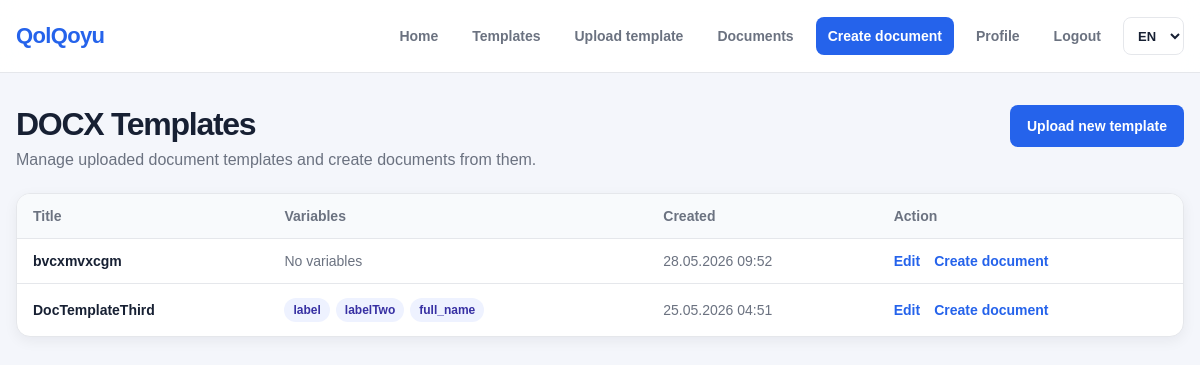
The app's page /documents/templates/ (signed in), older data.
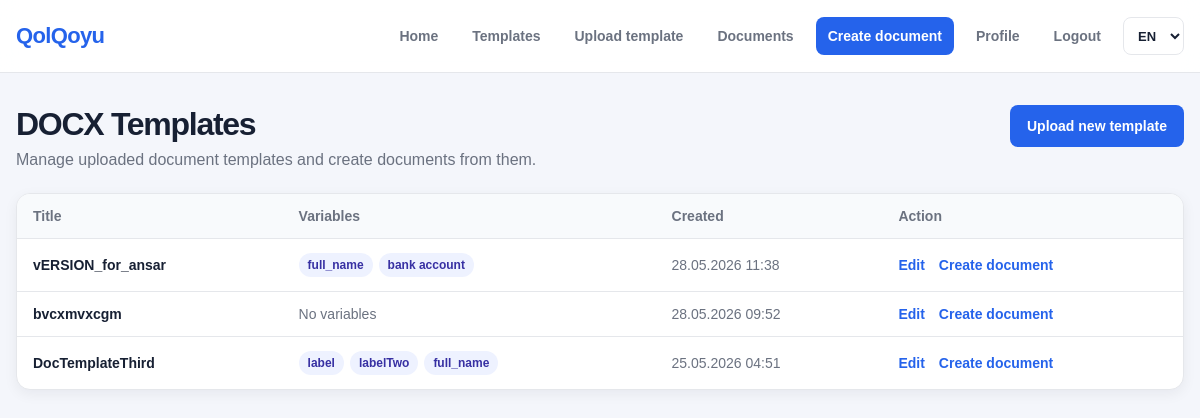
The same page, newer data.
### documents/models.py (models this page shows, shortened)
class DocumentTemplate(models.Model):
    class Status(models.TextChoices):
        ACTIVE = "active", "Active"
        ARCHIVED = "archived", "Archived"
    organization = models.ForeignKey(
        "organizations.Organization",
        on_delete=models.CASCADE,
        related_name="document_templates"
    )
    created_by = models.ForeignKey(
        settings.AUTH_USER_MODEL,
        on_delete=models.PROTECT,
        related_name="created_document_templates"
    )
    title = models.CharField(max_length=255)
    body_template = models.TextField(
        blank=True,
        help_text="Use variables like {{ client_name }}, {{ amount }}"
    )
    template_file = models.FileField(
        upload_to="document_templates/docx/",
        blank=True,
        null=True
    )
    variables = models.JSONField(default=list, blank=True)
    field_schema = models.JSONField(
        default=list,
        blank=True,
        help_text="Groups and fields for document form editor"
    )
    status = models.CharField(
        max_length=20,
        choices=Status.choices,
        default=Status.ACTIVE
    )
    created_at = models.DateTimeField(auto_now_add=True)
    updated_at = models.DateTimeField(auto_now=True)
    class Meta:
        verbose_name = "Document template"
        verbose_name_plural = "Document templates"
        ordering = ["-created_at"]

### documents/views.py (the view)
# urls.py: path("templates/", views.template_list, name="template_list"),
@login_required
def template_list(request):
    templates = DocumentTemplate.objects.filter(
        created_by=request.user
    ).order_by("-created_at")
    return render(request, "documents/template_list.html", {
        "templates": templates
    })

### templates/documents/template_list.html (shortened to what this page needs)
{% extends "base.html" %}
{% load i18n %}
{% block content %}
<div class="page-header page-header--with-action">
    <div>
        <h1 class="page-title">{% trans "DOCX Templates" %}</h1>
        <p class="page-subtitle">
            {% trans "Manage uploaded document templates and create documents from them." %}
        </p>
    </div>
    <a href="{% url 'documents:template_upload' %}" class="btn btn-primary">
        {% trans "Upload new template" %}
    </a>
</div>
<div class="table-wrapper">
    <table class="table">
        <thead>
            <tr>
                <th>{% trans "Title" %}</th>
                <th>{% trans "Variables" %}</th>
                <th>{% trans "Created" %}</th>
                <th>{% trans "Action" %}</th>
            </tr>
        </thead>
        <tbody>
            {% for item in templates %}
                <tr>
                    <td>
                        <strong>{{ item.title }}</strong>
                    </td>
                    <td>
                        {% if item.variables %}
                            <div class="variable-list">
                                {% for variable in item.variables %}
                                    <span class="variable-chip">
                                        {{ variable }}
                                    </span>
                                {% endfor %}
                            </div>
                        {% else %}
                            <span class="text-muted">{% trans "No variables" %}</span>
                        {% endif %}
                    </td>
                    <td>
                        <span class="text-muted">
                            {{ item.created_at|date:"d.m.Y H:i" }}
                        </span>
                    </td>
                    <td>
                        <div class="table-actions">
                            <a href="{% url 'documents:template_edit' item.id %}" class="table-link">
                                {% trans "Edit" %}
                            </a>
                            <a href="{% url 'documents:document_create_from_template' item.id %}" class="table-link">
                                {% trans "Create document" %}
                            </a>
                        </div>
                    </td>
                </tr>
            {% endfor %}
        </tbody>
    </table>
</div>
{% endblock %}

Row changes from the older to the newer data that the page shows:
added DocumentTemplate: title "vERSION_for_ansar", variables "full_name" "bank account", created_at "28.05.2026 11:38"
